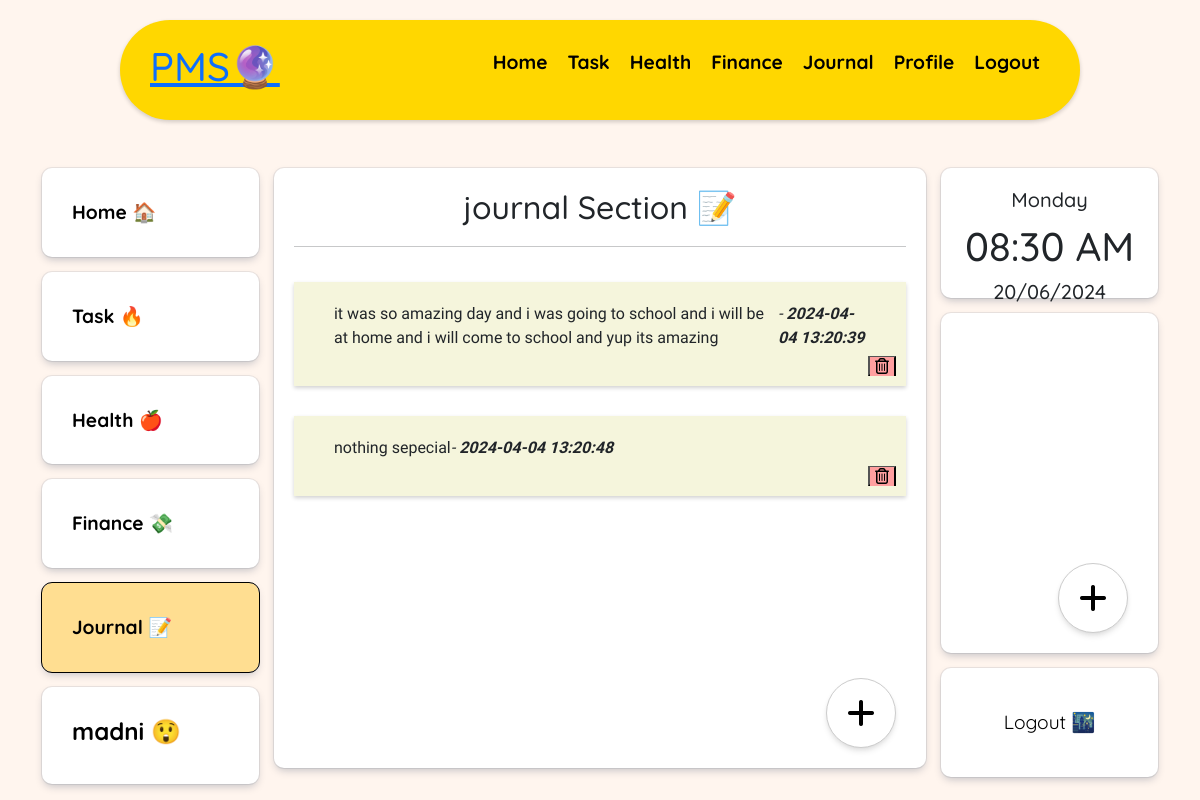
Screenshot of /?pg=journal (signed in) with the database file from the repository.
### tables this page shows
CREATE TABLE `users` (
  `id` int(50) NOT NULL,
  `username` varchar(100) NOT NULL,
  `email` varchar(100) NOT NULL,
  `password` varchar(100) NOT NULL,
  `emoji` varchar(100) NOT NULL
);

CREATE TABLE `journal` (
  `id` int(11) NOT NULL,
  `journal_details` varchar(1000) NOT NULL,
  `journal_date` datetime NOT NULL DEFAULT current_timestamp(),
  `byuser` varchar(100) NOT NULL
);

### journal.php (the view, shortened to what this page needs)
<?php
include '_dbconnect.php';
$journalsql = "SELECT * FROM journal WHERE byuser = '".$_SESSION['username']."'";
$journalresult = $con->query($journalsql);
?>
<!DOCTYPE html>
<html lang="en">
<head>
    <link rel="stylesheet" href="style.css">
</head>
<body>
</body>
</html>
<div class="task" id="task">
                        <h2>journal Section 📝</h2>
                        <hr>
                        <div class="journalsection">
                        <?php while($row = $journalresult->fetch_assoc()): ?>
                            <div class="notes">
                                <p>
                                    <?php echo isset($row['journal_details']) ? $row['journal_details'] : ''; ?>
                                </p>
                                <i>-<b>
                                    <?php echo isset($row['journal_date']) ? $row['journal_date'] : ''; ?>
                                </b></i>
                                <div class="buttons">
                                        <button>
                                        <a id="deletebutton" href="?deletenotes=<?php echo $row['id']; ?>" >  <i class="fa-regular fa-trash-can"></i> </a>
                                        </button>
                                    </div>
                            </div>
                        <?php endwhile; ?>
                        </div>
                        <button id="add" onclick="openPopup(journalpopup)"><i id="plusicon" class="fa-solid fa-plus"></i></button>
</div>

### col1.php (shortened to what this page needs)
<?php
$financesql = "SELECT emoji FROM users WHERE username = '".$_SESSION['username']."'";
$financeresult = $con->query($financesql);
$emoji = $financeresult->fetch_assoc()['emoji'];
$pg = isset($_GET['pg']) ? $_GET['pg'] : '';
function isActive($page) {
    global $pg;
    return ($pg == $page) ? 'active' : '';
}
?>
<!DOCTYPE html>
<html lang="en">
<head>
</head>
<body>
<div class="col1">
                    <div class="page">
                            <a  href="?pg=dashboard" id="boxlink">
                                <div class="box <?php echo isActive('dashboard'); ?>"  >
                                Home 🏠
                                </div>
                            </a>
                            <a  href="?pg=task" id="boxlink">
                                <div class="box <?php echo isActive('task'); ?>"  >
                                Task 🔥
                                </div>
                            </a>
                            <a  href="?pg=health" id="boxlink">
                            <div class="box <?php echo isActive('health'); ?> "> Health 🍎</div>
                            </a>
                            <a href="?pg=finance" id="boxlink">
                            <div class="box  <?php echo isActive('finance'); ?>" > Finance 💸 </div>
                            </a>
                            <a href="?pg=journal" id="boxlink">
                            <div class="box <?php echo isActive('journal'); ?> ">  Journal 📝</div>
                            </a>
                        <div class="box <?php echo isActive('profile'); ?>">
                            <h4>
                            <a href="?pg=profile" id="boxlink">
                            <?php
                                 echo $_SESSION['username'] . " ". $emoji;
                                ?>
                            </h4>
                        </div>
                    </div>
                </div>
                </body>
</html>

### style.css (style rules this page uses)
* { margin: 0; padding: 0; box-sizing: border-box; }
html { margin: 0; padding: 0; }
body { background-color: #FFF5EE; }
.col1, .col3 { flex-basis: 20%; }
.box { padding:30px ; background-color: white; border-radius: 10px; margin-bottom: 15px; font-size: 1.2rem; transition: all 0.3s; box-shadow: rgba(9, 30, 66, 0.25) 0px 4px 8px -2px, rgba(9, 30, 66, 0.08) 0px 0px 0px 1px; }
#boxlink { text-decoration: none; color: black; font-weight: 700; }
.task { background-color: white; height: 600px; border-radius: 10px; padding: 20px; margin: 0px 15px; flex-basis: 60%; position: relative; overflow: overlay; box-shadow: rgba(9, 30, 66, 0.25) 0px 4px 8px -2px, rgba(9, 30, 66, 0.08) 0px 0px 0px 1px; }
.task h2 { text-align: center; margin-bottom: 20px; }
#deletebutton { background-color: #FF9F9F; color: white; }
#add { font-size: 2rem; position: absolute; bottom: 20; right: 30; border-radius: 90%; background-color: white; outline: none; color: black; border: 1px solid #ccc; height:70px; width: 70px; box-shadow: rgba(0, 0, 0, 0.1) 0px 4px 6px -1px, rgba(0, 0, 0, 0.06) 0px 2px 4px -1px; }
.buttons { position: absolute; bottom: 10; right: 10; border: 0; outline: none; }
.buttons i { margin: 0px 5px; cursor: pointer; color: black; background-color: transparent; }
.journalsection { display: flex; margin-top: 20px; flex-wrap: wrap; }
.notes { margin: 15px 0px; position: relative; padding: 20px 40px; width: 100%; display: flex; background-color:beige; box-shadow: rgba(0, 0, 0, 0.18) 0px 2px 4px; font-family: "Questrial", sans-serif; }
.active { background-color: #ffde91; cursor: pointer; outline: 1px solid black; }

### rows the page displays
users: emoji "😲"
journal: journal_details "it was so amazing day and i was going to school and i will be at home and i will come to school and yup its amazing", journal_date "2024-04-04 13:20:39"
journal: journal_details "nothing sepecial", journal_date "2024-04-04 13:20:48"

### other values shown
$_SESSION['username'] "madni"
